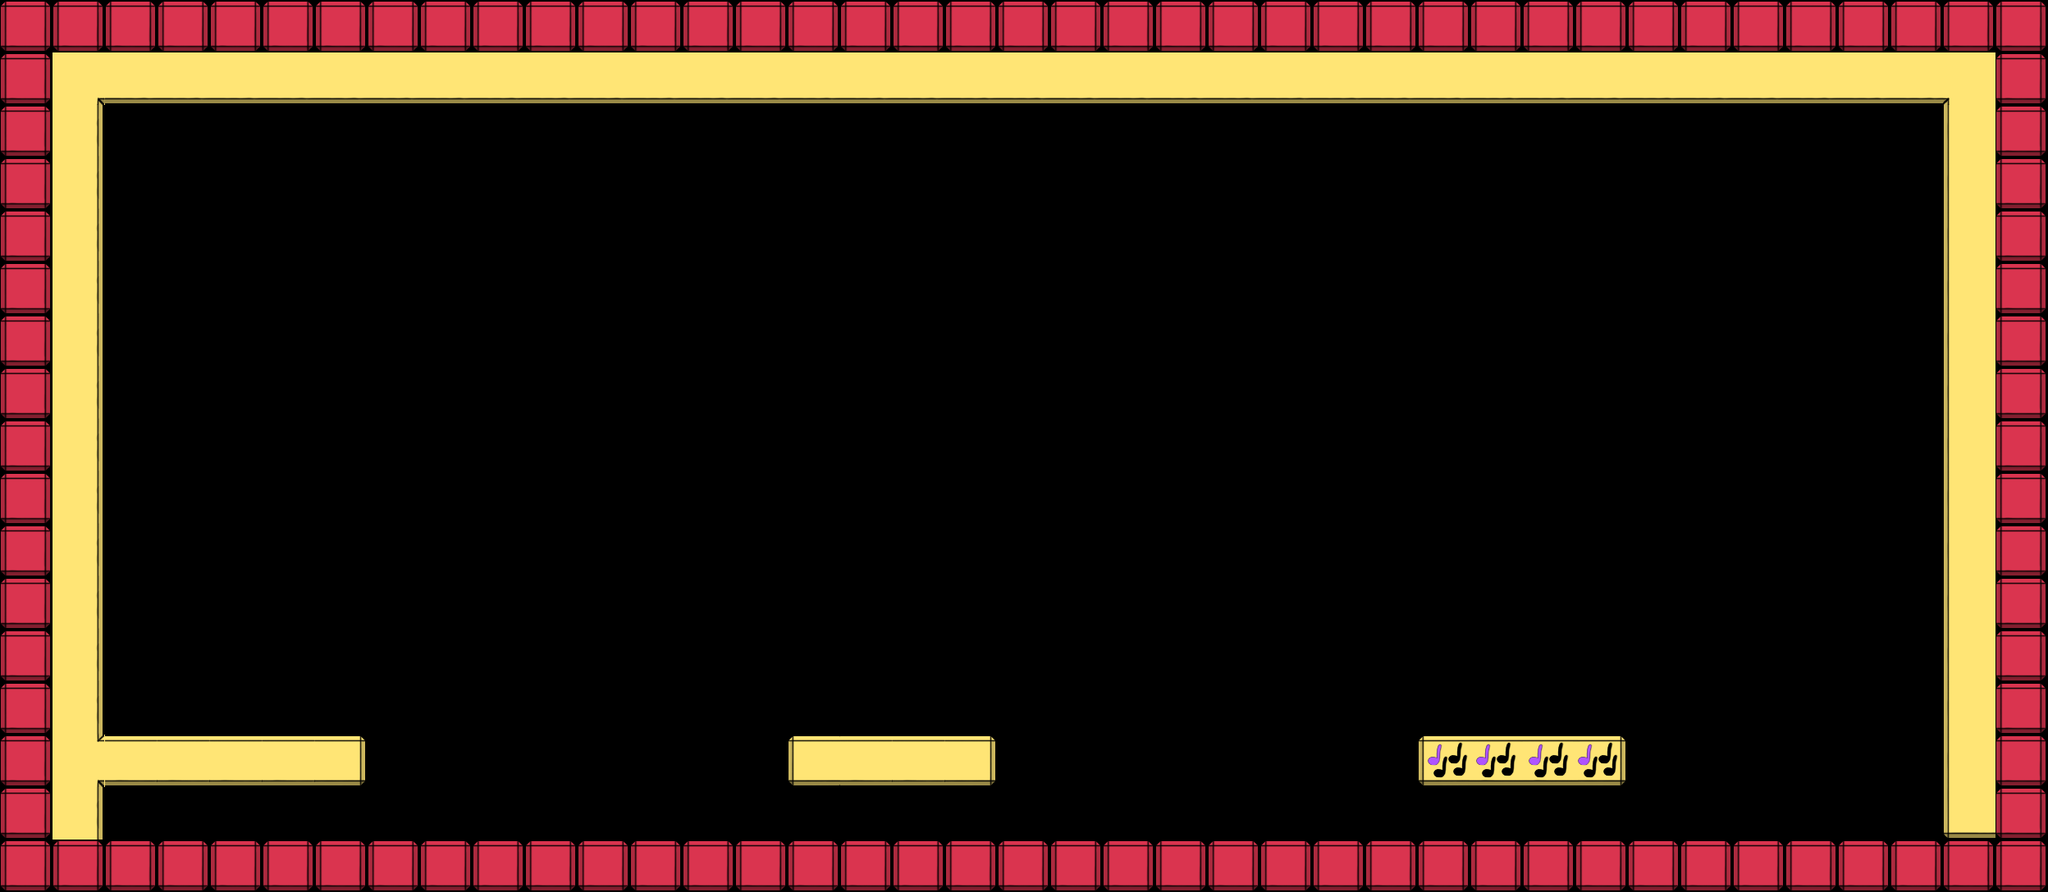

Tiled map render using the project's own tile images. Description and the map definition, with tile-layer contents summarised, below:
An orthogonal 39x17 tile map with 64x64 px tiles, 20 tile layers (pointilles, deathBoxes, platforms, plat41, ...), 7 hidden layers not drawn, 2 tilesets and 2 objects.

<map version="1.8" tiledversion="1.8.4" orientation="orthogonal" renderorder="right-down" width="39" height="17" tilewidth="64" tileheight="64" infinite="0" nextlayerid="41" nextobjectid="6">
 <editorsettings>
  <export target="../[gameName]/assets/images/map/L1_2.tmj" format="json" />
 </editorsettings>
 <tileset firstgid="1" name="tilesetProto++" tilewidth="64" tileheight="64" tilecount="64" columns="4">
  <image source="../[gameName]/assets/images/map/tilesetProto++.png" width="256" height="1024" />
 </tileset>
 <tileset firstgid="65" name="tilesetFinal" tilewidth="64" tileheight="64" tilecount="1000" columns="10">
  <image source="../[gameName]/assets/images/map/tilesetFinal.png" width="640" height="6400" />
 </tileset>
 <layer id="38" name="pointilles" width="39" height="17">
  <data>[663 cells, 16 non-empty, 3 distinct tile ids]</data>
 </layer>
 <layer id="37" name="deathBoxes" width="39" height="17">
  <data>[663 cells, 108 non-empty, 1 distinct tile ids]</data>
 </layer>
 <layer id="36" name="platforms" width="39" height="17">
  <data>[663 cells, 74 non-empty, 10 distinct tile ids]</data>
 </layer>
 <group id="2" name="4beats">
  <layer id="3" name="plat41" width="39" height="17">
   <data>[663 cells, 0 non-empty, 0 distinct tile ids]</data>
  </layer>
  <layer id="4" name="plat42" width="39" height="17">
   <data>[663 cells, 0 non-empty, 0 distinct tile ids]</data>
  </layer>
  <layer id="6" name="plat43" width="39" height="17">
   <data>[663 cells, 0 non-empty, 0 distinct tile ids]</data>
  </layer>
  <layer id="5" name="plat44" width="39" height="17">
   <data>[663 cells, 0 non-empty, 0 distinct tile ids]</data>
  </layer>
  <layer id="10" name="deathbox41" width="39" height="17">
   <data>[663 cells, 0 non-empty, 0 distinct tile ids]</data>
  </layer>
  <layer id="9" name="deathbox42" width="39" height="17">
   <data>[663 cells, 0 non-empty, 0 distinct tile ids]</data>
  </layer>
  <layer id="8" name="deathbox43" width="39" height="17">
   <data>[663 cells, 0 non-empty, 0 distinct tile ids]</data>
  </layer>
  <layer id="7" name="deathbox44" width="39" height="17">
   <data>[663 cells, 0 non-empty, 0 distinct tile ids]</data>
  </layer>
 </group>
 <group id="11" name="8beats">
  <layer id="20" name="plat81" width="39" height="17" visible="0">
   <data>[663 cells, 12 non-empty, 3 distinct tile ids]</data>
  </layer>
  <layer id="21" name="plat82" width="39" height="17" visible="0">
   <data>[663 cells, 12 non-empty, 3 distinct tile ids]</data>
  </layer>
  <layer id="23" name="plat83" width="39" height="17" visible="0">
   <data>[663 cells, 12 non-empty, 3 distinct tile ids]</data>
  </layer>
  <layer id="22" name="plat84" width="39" height="17" visible="0">
   <data>[663 cells, 12 non-empty, 3 distinct tile ids]</data>
  </layer>
  <layer id="27" name="plat85" width="39" height="17" visible="0">
   <data>[663 cells, 4 non-empty, 3 distinct tile ids]</data>
  </layer>
  <layer id="26" name="plat86" width="39" height="17" visible="0">
   <data>[663 cells, 4 non-empty, 3 distinct tile ids]</data>
  </layer>
  <layer id="25" name="plat87" width="39" height="17" visible="0">
   <data>[663 cells, 4 non-empty, 3 distinct tile ids]</data>
  </layer>
  <layer id="24" name="plat88" width="39" height="17">
   <data>[663 cells, 4 non-empty, 3 distinct tile ids]</data>
  </layer>
  <layer id="35" name="deathbox81" width="39" height="17">
   <data>[663 cells, 0 non-empty, 0 distinct tile ids]</data>
  </layer>
  <layer id="34" name="deathbox82" width="39" height="17">
   <data>[663 cells, 0 non-empty, 0 distinct tile ids]</data>
  </layer>
  <layer id="33" name="deathbox83" width="39" height="17">
   <data>[663 cells, 0 non-empty, 0 distinct tile ids]</data>
  </layer>
  <layer id="32" name="deathbox84" width="39" height="17">
   <data>[663 cells, 0 non-empty, 0 distinct tile ids]</data>
  </layer>
  <layer id="31" name="deathbox85" width="39" height="17">
   <data>[663 cells, 0 non-empty, 0 distinct tile ids]</data>
  </layer>
  <layer id="30" name="deathbox86" width="39" height="17">
   <data>[663 cells, 0 non-empty, 0 distinct tile ids]</data>
  </layer>
  <layer id="29" name="deathbox87" width="39" height="17">
   <data>[663 cells, 0 non-empty, 0 distinct tile ids]</data>
  </layer>
  <layer id="28" name="deathbox88" width="39" height="17">
   <data>[663 cells, 0 non-empty, 0 distinct tile ids]</data>
  </layer>
 </group>
 <objectgroup id="39" name="spawns">
  <object id="4" x="256" y="768" />
 </objectgroup>
 <objectgroup id="40" name="portals">
  <object id="2" gid="3" x="2213.45" y="707.758" width="64" height="64" />
 </objectgroup>
</map>
